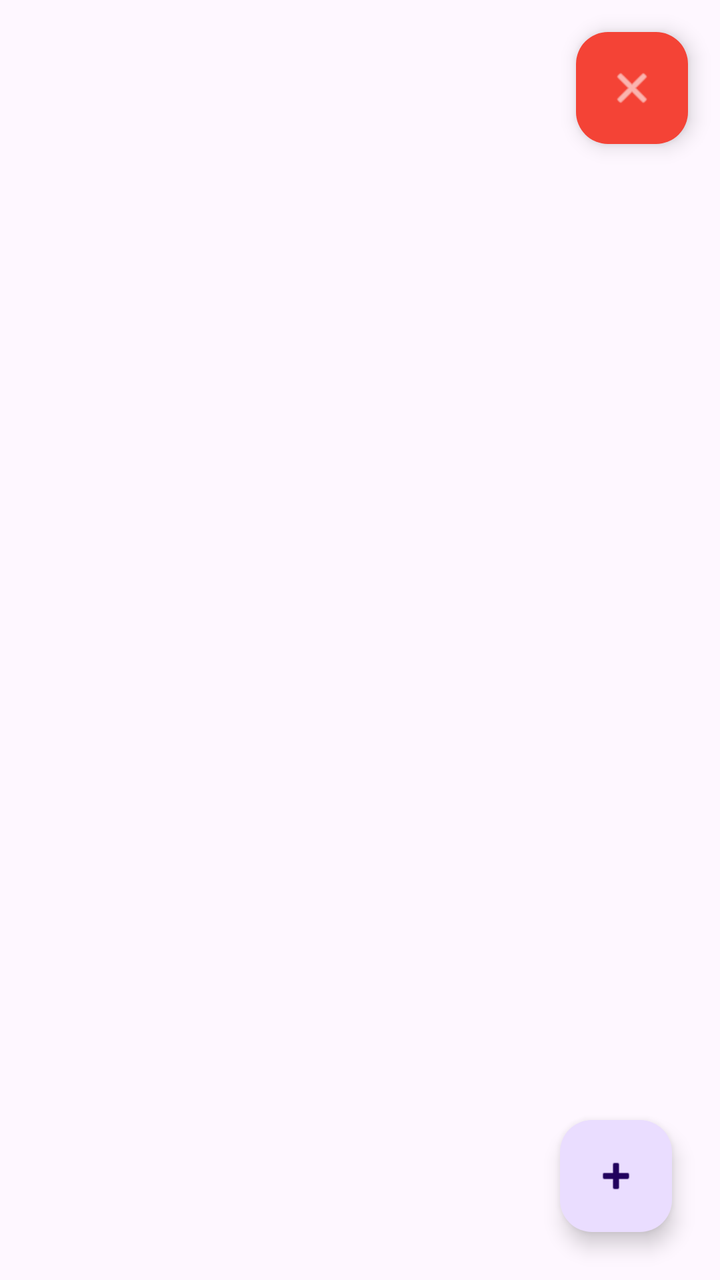
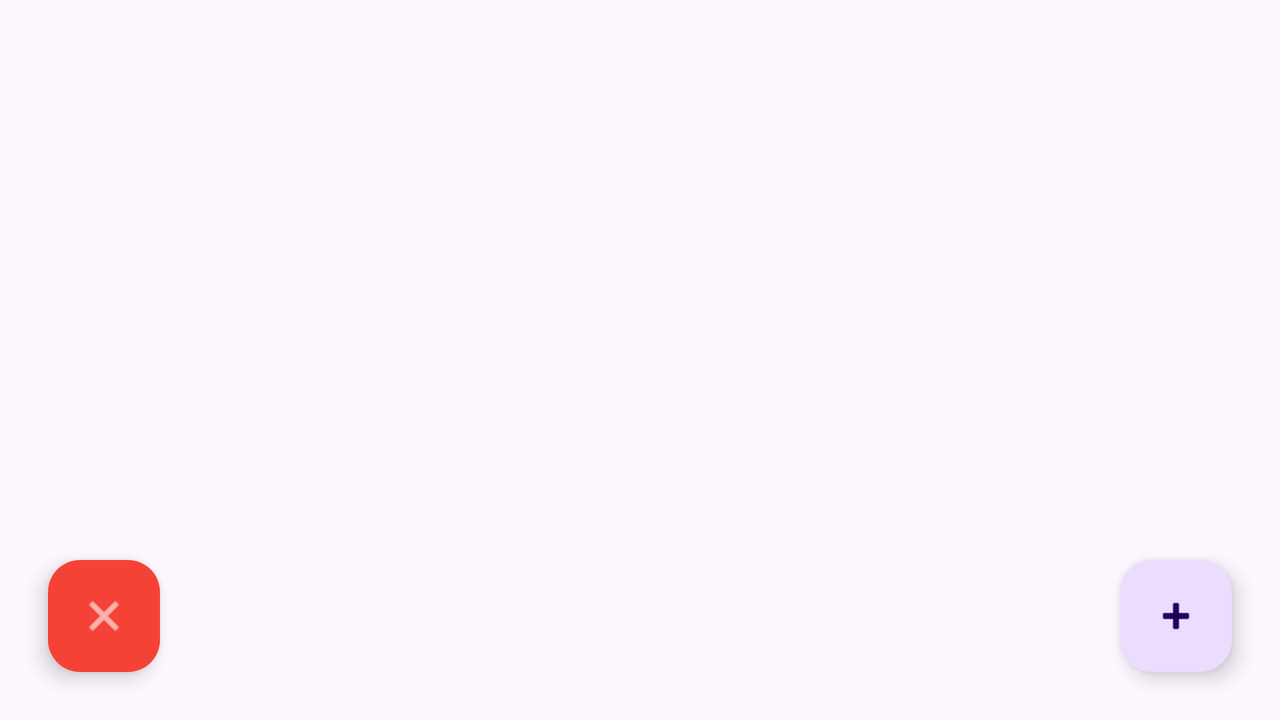

Two renders of one Android screen. The first uses the default layout on a phone; the second uses the alternative layout the repository ships for a different screen configuration, on a matching device. The two XML files are below.
<!-- AndroidManifest.xml: application theme Theme.AplicacionPlantaRemake -->
<!-- res/layout/activity_home.xml -->
<?xml version="1.0" encoding="utf-8"?>
<androidx.constraintlayout.widget.ConstraintLayout
    xmlns:android="http://schemas.android.com/apk/res/android"
    xmlns:app="http://schemas.android.com/apk/res-auto"
    xmlns:tools="http://schemas.android.com/tools"
    android:id="@+id/main"
    android:layout_width="match_parent"
    android:layout_height="match_parent"
    tools:context=".HomeActivity">

    <androidx.recyclerview.widget.RecyclerView
        android:id="@+id/recycler_home"
        android:layout_width="0dp"
        android:layout_height="0dp"
        android:clipToPadding="false"
        android:paddingBottom="80dp"
        app:layout_constraintBottom_toBottomOf="parent"
        app:layout_constraintEnd_toEndOf="parent"
        app:layout_constraintStart_toStartOf="parent"
        app:layout_constraintTop_toTopOf="parent" />

    <com.google.android.material.floatingactionbutton.FloatingActionButton
        android:id="@+id/btn_cerrar"
        android:layout_width="wrap_content"
        android:layout_height="wrap_content"
        android:layout_margin="16dp"
        android:contentDescription="Cerrar sesión"
        android:src="@android:drawable/ic_menu_close_clear_cancel"
        app:backgroundTint="#F44336"
        app:tint="@android:color/white"
        app:fabSize="mini"
        app:layout_constraintEnd_toEndOf="parent"
        app:layout_constraintTop_toTopOf="parent" />

    <com.google.android.material.floatingactionbutton.FloatingActionButton
        android:id="@+id/floatingActionButton2"
        android:layout_width="wrap_content"
        android:layout_height="wrap_content"
        android:layout_margin="24dp"
        android:contentDescription="Agregar nueva planta"
        android:src="@android:drawable/ic_input_add"
        app:layout_constraintBottom_toBottomOf="parent"
        app:layout_constraintEnd_toEndOf="parent" />

</androidx.constraintlayout.widget.ConstraintLayout>
<!-- resources referenced by this layout -->
<resources>
  <!-- from res/values-v23/ -->
  <style name="Theme.AplicacionPlantaRemake" parent="Base.Theme.AplicacionPlantaRemake">
          
          <item name="android:navigationBarColor">@android:color/transparent</item>
          <item name="android:statusBarColor">@android:color/transparent</item>
          <item name="android:windowLightStatusBar">?attr/isLightTheme</item>
      </style>
  <style name="Base.Theme.AplicacionPlantaRemake" parent="Theme.Material3.DayNight.NoActionBar">
          
          
      </style>
</resources>
<!-- res/layout-land/activity_home.xml (the repository's variant of the layout above) -->
<!-- drawn on the phone turned sideways -->
<?xml version="1.0" encoding="utf-8"?>

<androidx.constraintlayout.widget.ConstraintLayout
    xmlns:android="http://schemas.android.com/apk/res/android"
    xmlns:app="http://schemas.android.com/apk/res-auto"
    xmlns:tools="http://schemas.android.com/tools"
    android:id="@+id/main"
    android:layout_width="match_parent"
    android:layout_height="match_parent"
    tools:context=".HomeActivity">

    <androidx.recyclerview.widget.RecyclerView
        android:id="@+id/recycler_home"
        android:layout_width="0dp"
        android:layout_height="0dp"
        android:clipToPadding="false"
        android:paddingBottom="88dp"
        app:layout_constraintBottom_toBottomOf="parent"
        app:layout_constraintEnd_toEndOf="parent"
        app:layout_constraintStart_toStartOf="parent"
        app:layout_constraintTop_toTopOf="parent" />

    <com.google.android.material.floatingactionbutton.FloatingActionButton
        android:id="@+id/btn_cerrar"
        android:layout_width="wrap_content"
        android:layout_height="wrap_content"
        android:layout_margin="24dp"
        android:contentDescription="Cerrar sesión"
        android:src="@android:drawable/ic_menu_close_clear_cancel"
        app:backgroundTint="#F44336"
        app:tint="@android:color/white"
        app:fabSize="mini"
        app:layout_constraintBottom_toBottomOf="parent"
        app:layout_constraintStart_toStartOf="parent" />

    <com.google.android.material.floatingactionbutton.FloatingActionButton
        android:id="@+id/floatingActionButton2"
        android:layout_width="wrap_content"
        android:layout_height="wrap_content"
        android:layout_margin="24dp"
        android:contentDescription="Agregar nueva planta"
        android:src="@android:drawable/ic_input_add"
        app:layout_constraintBottom_toBottomOf="parent"
        app:layout_constraintEnd_toEndOf="parent" />

</androidx.constraintlayout.widget.ConstraintLayout>
